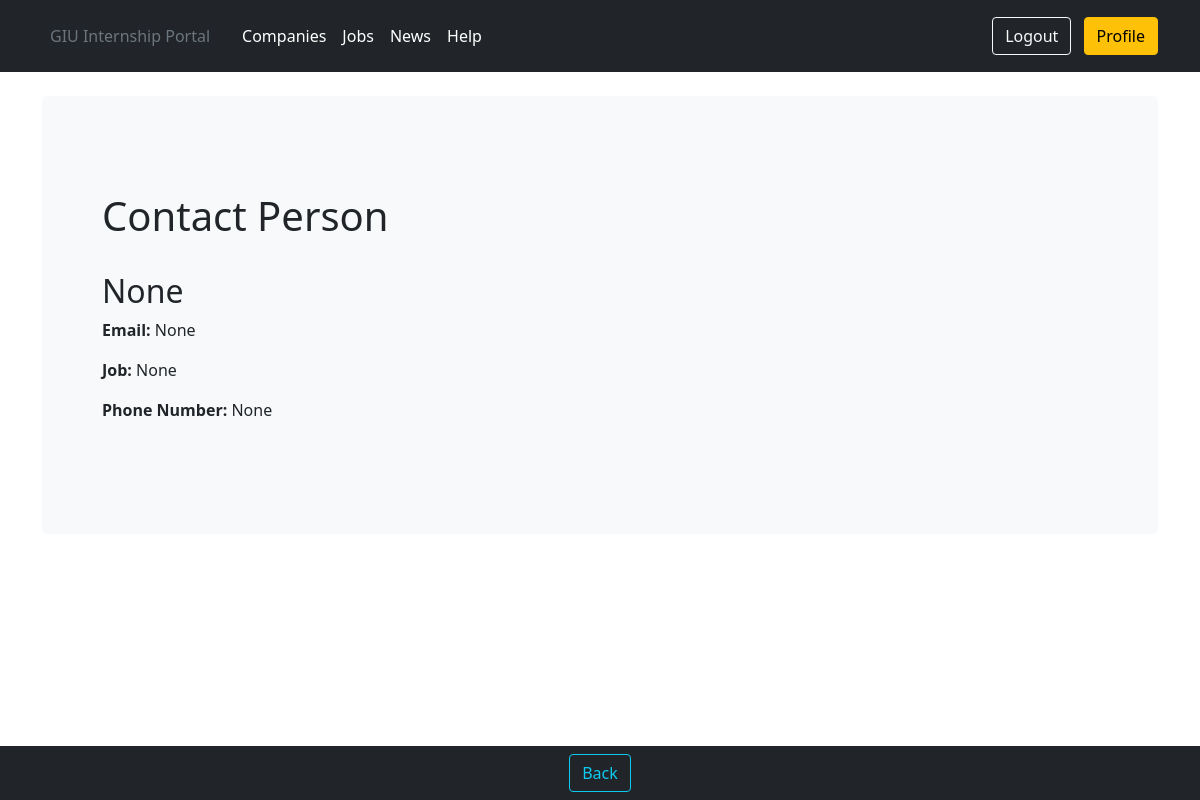
Before: /users/employer/41/contactperson/ (signed in) with the older database file.
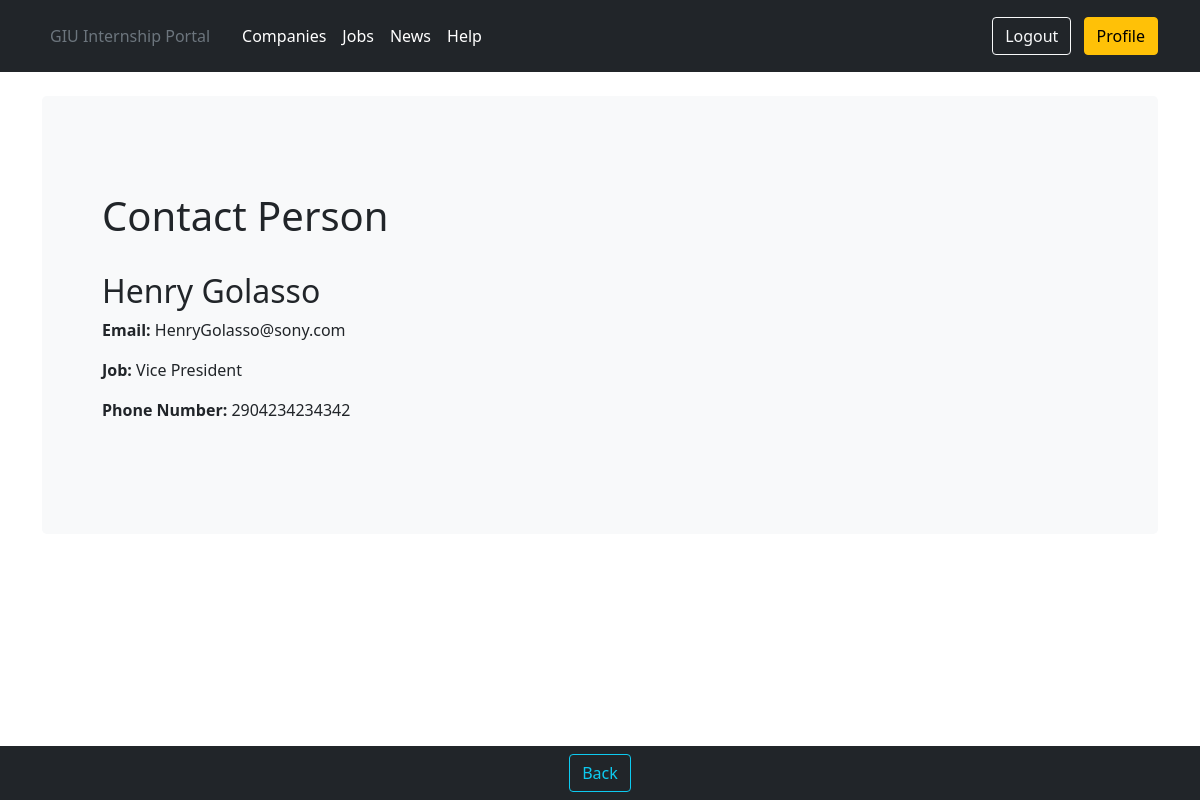
After: the same page with the newer database file.
### users/models.py (models this page shows, shortened)
class ContactPerson(models.Model):
    employer_id = models.OneToOneField(Employer, on_delete=models.CASCADE, primary_key=True)
    contact_person_name = models.CharField(max_length=20, blank=True, null=True, default='None')
    job_title = models.CharField(max_length=30, blank=True, null=True, default='None')
    email = models.CharField(max_length=50, blank=True, null=True, default='None')
    mobile_number = models.CharField(max_length=20, blank=True, null=True, default='None')
    fax = models.CharField(max_length=50, null=True, blank=True, default='None')

### users/views.py (the view)
# urls.py: path('employer/<int:pk>/contactperson/', views.ShowContactPerson.as_view(), name='contact_person'),
class ShowContactPerson(LoginRequiredMixin, UserPassesTestMixin, DetailView):
    model = models.ContactPerson
    template_name = 'userprofiles/show_contact_person.html'
    context_object_name = 'contact_person_view'
    login_url = 'login'
    def test_func(self):
        return self.request.user.pk == self.get_object().employer_id.pk

### templates/userprofiles/show_contact_person.html (shortened to what this page needs)
{% extends 'userprofiles/profile_base.html' %}
{% block navitems %}
    <button onclick="history.back()" class="btn btn-outline-info ml-2" type="button">Back</button>
{% endblock navitems %}
{% block profile_body %}
    <br>
    <div class="container">
        <div class="p-5 mb-4 bg-light rounded-3">
            <div class="container-fluid py-5">
                <div class="jumbotron">
                    <h1>Contact Person</h1>
                    <br>
                    <h2>{{ contact_person_view.contact_person_name }}</h2>
                    <p><strong>Email: </strong> {{ contact_person_view.email }}</p>
                    <p><strong>Job: </strong> {{ contact_person_view.job_title }}</p>
                    <p><strong>Phone Number: </strong> {{ contact_person_view.mobile_number }}</p>
                </div>
            </div>
        </div>
    </div>
    <br>
    <br>
{% endblock profile_body %}

Changed rows visible on the page:
changed ContactPerson: contact_person_name "None" → "Henry Golasso"; email "None" → "HenryGolasso@sony.com"; job_title "None" → "Vice President"; mobile_number "None" → "2904234234342"
